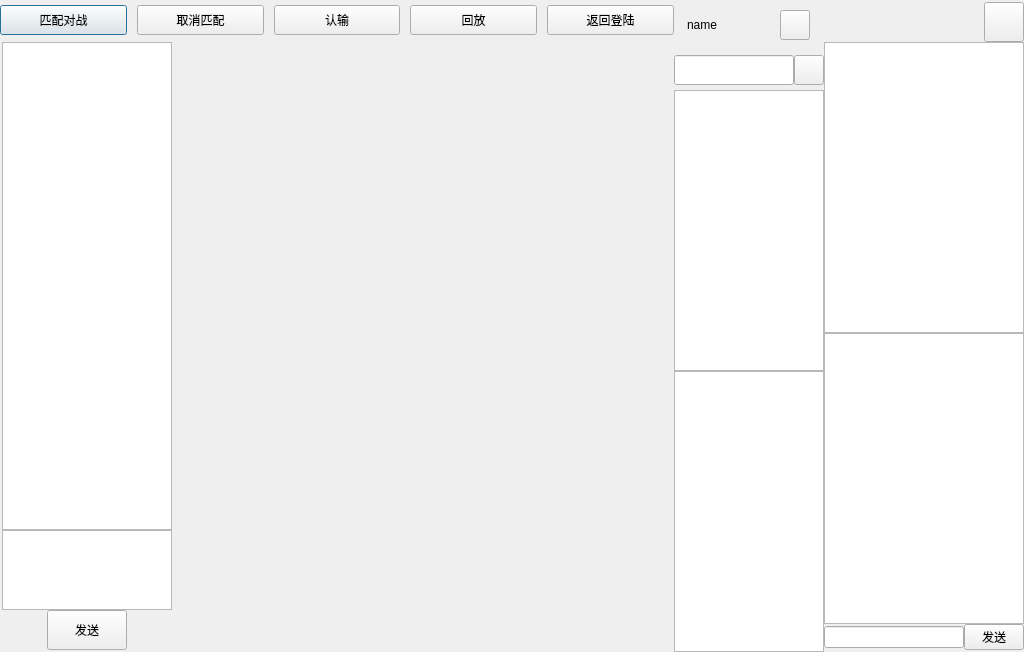
<?xml version="1.0" encoding="UTF-8"?>
<ui version="4.0">
 <class>GameDialog</class>
 <widget class="QDialog" name="GameDialog">
  <property name="geometry">
   <rect>
    <x>0</x>
    <y>0</y>
    <width>1024</width>
    <height>652</height>
   </rect>
  </property>
  <property name="windowTitle">
   <string>Dialog</string>
  </property>
  <property name="styleSheet">
   <string notr="true"/>
  </property>
  <layout class="QHBoxLayout" name="horizontalLayout_7">
   <property name="spacing">
    <number>0</number>
   </property>
   <property name="leftMargin">
    <number>0</number>
   </property>
   <property name="topMargin">
    <number>0</number>
   </property>
   <property name="rightMargin">
    <number>0</number>
   </property>
   <property name="bottomMargin">
    <number>0</number>
   </property>
   <item>
    <layout class="QVBoxLayout" name="verticalLayout_3">
     <property name="spacing">
      <number>0</number>
     </property>
     <item>
      <widget class="QWidget" name="widget" native="true">
       <property name="minimumSize">
        <size>
         <width>0</width>
         <height>40</height>
        </size>
       </property>
       <property name="maximumSize">
        <size>
         <width>5000</width>
         <height>40</height>
        </size>
       </property>
       <layout class="QHBoxLayout" name="horizontalLayout_6">
        <property name="spacing">
         <number>10</number>
        </property>
        <property name="leftMargin">
         <number>0</number>
        </property>
        <property name="topMargin">
         <number>0</number>
        </property>
        <property name="rightMargin">
         <number>0</number>
        </property>
        <property name="bottomMargin">
         <number>0</number>
        </property>
        <item>
         <widget class="QPushButton" name="match_btn">
          <property name="minimumSize">
           <size>
            <width>0</width>
            <height>30</height>
           </size>
          </property>
          <property name="text">
           <string>匹配对战</string>
          </property>
         </widget>
        </item>
        <item>
         <widget class="QPushButton" name="cancle_match_btn">
          <property name="minimumSize">
           <size>
            <width>0</width>
            <height>30</height>
           </size>
          </property>
          <property name="text">
           <string>取消匹配</string>
          </property>
         </widget>
        </item>
        <item>
         <widget class="QPushButton" name="giveup_btn">
          <property name="minimumSize">
           <size>
            <width>0</width>
            <height>30</height>
           </size>
          </property>
          <property name="text">
           <string>认输</string>
          </property>
         </widget>
        </item>
        <item>
         <widget class="QPushButton" name="replay_btn">
          <property name="minimumSize">
           <size>
            <width>0</width>
            <height>30</height>
           </size>
          </property>
          <property name="text">
           <string>回放</string>
          </property>
         </widget>
        </item>
        <item>
         <widget class="QPushButton" name="go_login_btn">
          <property name="minimumSize">
           <size>
            <width>0</width>
            <height>30</height>
           </size>
          </property>
          <property name="text">
           <string>返回登陆</string>
          </property>
         </widget>
        </item>
       </layout>
      </widget>
     </item>
     <item>
      <widget class="QStackedWidget" name="stackedWidget">
       <property name="maximumSize">
        <size>
         <width>1000</width>
         <height>16777215</height>
        </size>
       </property>
       <property name="currentIndex">
        <number>0</number>
       </property>
       <widget class="QWidget" name="page">
        <property name="maximumSize">
         <size>
          <width>1000</width>
          <height>16777215</height>
         </size>
        </property>
        <layout class="QGridLayout" name="gridLayout">
         <property name="leftMargin">
          <number>2</number>
         </property>
         <property name="topMargin">
          <number>2</number>
         </property>
         <property name="rightMargin">
          <number>2</number>
         </property>
         <property name="bottomMargin">
          <number>2</number>
         </property>
         <property name="spacing">
          <number>0</number>
         </property>
         <item row="0" column="0">
          <layout class="QHBoxLayout" name="horizontalLayout_4">
           <item>
            <layout class="QVBoxLayout" name="verticalLayout_2">
             <item>
              <widget class="QTextEdit" name="recv_text">
               <property name="minimumSize">
                <size>
                 <width>150</width>
                 <height>0</height>
                </size>
               </property>
               <property name="maximumSize">
                <size>
                 <width>200</width>
                 <height>16777215</height>
                </size>
               </property>
              </widget>
             </item>
             <item>
              <widget class="QTextEdit" name="send_text">
               <property name="minimumSize">
                <size>
                 <width>150</width>
                 <height>80</height>
                </size>
               </property>
               <property name="maximumSize">
                <size>
                 <width>200</width>
                 <height>80</height>
                </size>
               </property>
              </widget>
             </item>
             <item>
              <layout class="QHBoxLayout" name="horizontalLayout">
               <item>
                <spacer name="horizontalSpacer">
                 <property name="orientation">
                  <enum>Qt::Horizontal</enum>
                 </property>
                 <property name="sizeHint" stdset="0">
                  <size>
                   <width>40</width>
                   <height>20</height>
                  </size>
                 </property>
                </spacer>
               </item>
               <item>
                <widget class="QPushButton" name="send_btn_game">
                 <property name="minimumSize">
                  <size>
                   <width>0</width>
                   <height>40</height>
                  </size>
                 </property>
                 <property name="maximumSize">
                  <size>
                   <width>16777215</width>
                   <height>40</height>
                  </size>
                 </property>
                 <property name="text">
                  <string>发送</string>
                 </property>
                </widget>
               </item>
               <item>
                <spacer name="horizontalSpacer_2">
                 <property name="orientation">
                  <enum>Qt::Horizontal</enum>
                 </property>
                 <property name="sizeHint" stdset="0">
                  <size>
                   <width>40</width>
                   <height>20</height>
                  </size>
                 </property>
                </spacer>
               </item>
              </layout>
             </item>
            </layout>
           </item>
           <item>
            <widget class="CDWidget" name="chessboard_wid" native="true">
             <property name="minimumSize">
              <size>
               <width>500</width>
               <height>500</height>
              </size>
             </property>
             <property name="maximumSize">
              <size>
               <width>500</width>
               <height>500</height>
              </size>
             </property>
            </widget>
           </item>
          </layout>
         </item>
        </layout>
       </widget>
       <widget class="RePlayWid" name="page_2"/>
      </widget>
     </item>
    </layout>
   </item>
   <item>
    <layout class="QHBoxLayout" name="horizontalLayout_5">
     <item>
      <widget class="QWidget" name="side_bar" native="true">
       <property name="sizePolicy">
        <sizepolicy hsizetype="Preferred" vsizetype="Expanding">
         <horstretch>0</horstretch>
         <verstretch>0</verstretch>
        </sizepolicy>
       </property>
       <property name="minimumSize">
        <size>
         <width>150</width>
         <height>0</height>
        </size>
       </property>
       <property name="maximumSize">
        <size>
         <width>159</width>
         <height>16777215</height>
        </size>
       </property>
       <layout class="QVBoxLayout" name="verticalLayout">
        <property name="spacing">
         <number>0</number>
        </property>
        <property name="leftMargin">
         <number>0</number>
        </property>
        <property name="topMargin">
         <number>0</number>
        </property>
        <property name="rightMargin">
         <number>0</number>
        </property>
        <property name="bottomMargin">
         <number>0</number>
        </property>
        <item>
         <widget class="QWidget" name="head_wid" native="true">
          <property name="minimumSize">
           <size>
            <width>0</width>
            <height>0</height>
           </size>
          </property>
          <property name="maximumSize">
           <size>
            <width>150</width>
            <height>16777215</height>
           </size>
          </property>
          <layout class="QHBoxLayout" name="horizontalLayout_3">
           <property name="spacing">
            <number>0</number>
           </property>
           <property name="leftMargin">
            <number>0</number>
           </property>
           <property name="topMargin">
            <number>0</number>
           </property>
           <property name="rightMargin">
            <number>0</number>
           </property>
           <property name="bottomMargin">
            <number>0</number>
           </property>
           <item>
            <widget class="QLabel" name="name_label">
             <property name="minimumSize">
              <size>
               <width>80</width>
               <height>50</height>
              </size>
             </property>
             <property name="maximumSize">
              <size>
               <width>80</width>
               <height>50</height>
              </size>
             </property>
             <property name="text">
              <string>name</string>
             </property>
            </widget>
           </item>
           <item>
            <widget class="QPushButton" name="apply_btn">
             <property name="minimumSize">
              <size>
               <width>30</width>
               <height>30</height>
              </size>
             </property>
             <property name="maximumSize">
              <size>
               <width>30</width>
               <height>30</height>
              </size>
             </property>
             <property name="text">
              <string/>
             </property>
            </widget>
           </item>
          </layout>
         </widget>
        </item>
        <item>
         <widget class="QWidget" name="search_wid" native="true">
          <property name="minimumSize">
           <size>
            <width>0</width>
            <height>40</height>
           </size>
          </property>
          <property name="maximumSize">
           <size>
            <width>150</width>
            <height>40</height>
           </size>
          </property>
          <layout class="QHBoxLayout" name="horizontalLayout_2">
           <property name="spacing">
            <number>0</number>
           </property>
           <property name="leftMargin">
            <number>0</number>
           </property>
           <property name="topMargin">
            <number>0</number>
           </property>
           <property name="rightMargin">
            <number>0</number>
           </property>
           <property name="bottomMargin">
            <number>0</number>
           </property>
           <item>
            <widget class="CustomizeEdit" name="search_edit">
             <property name="minimumSize">
              <size>
               <width>0</width>
               <height>30</height>
              </size>
             </property>
             <property name="maximumSize">
              <size>
               <width>120</width>
               <height>30</height>
              </size>
             </property>
            </widget>
           </item>
           <item>
            <widget class="ClickedBtn" name="add_btn">
             <property name="sizePolicy">
              <sizepolicy hsizetype="Minimum" vsizetype="Fixed">
               <horstretch>0</horstretch>
               <verstretch>0</verstretch>
              </sizepolicy>
             </property>
             <property name="minimumSize">
              <size>
               <width>30</width>
               <height>30</height>
              </size>
             </property>
             <property name="maximumSize">
              <size>
               <width>30</width>
               <height>30</height>
              </size>
             </property>
             <property name="text">
              <string/>
             </property>
            </widget>
           </item>
          </layout>
         </widget>
        </item>
        <item>
         <widget class="FriendsList" name="user_list">
          <property name="maximumSize">
           <size>
            <width>150</width>
            <height>16777215</height>
           </size>
          </property>
         </widget>
        </item>
        <item>
         <widget class="FriendsList" name="search_list">
          <property name="maximumSize">
           <size>
            <width>150</width>
            <height>16777215</height>
           </size>
          </property>
         </widget>
        </item>
       </layout>
      </widget>
     </item>
     <item>
      <widget class="QWidget" name="chat_wid" native="true">
       <property name="sizePolicy">
        <sizepolicy hsizetype="Fixed" vsizetype="Preferred">
         <horstretch>0</horstretch>
         <verstretch>0</verstretch>
        </sizepolicy>
       </property>
       <property name="minimumSize">
        <size>
         <width>200</width>
         <height>0</height>
        </size>
       </property>
       <property name="maximumSize">
        <size>
         <width>150</width>
         <height>16777215</height>
        </size>
       </property>
       <layout class="QVBoxLayout" name="verticalLayout_5">
        <property name="spacing">
         <number>0</number>
        </property>
        <property name="leftMargin">
         <number>0</number>
        </property>
        <property name="topMargin">
         <number>2</number>
        </property>
        <property name="rightMargin">
         <number>0</number>
        </property>
        <property name="bottomMargin">
         <number>2</number>
        </property>
        <item>
         <layout class="QHBoxLayout" name="horizontalLayout_8">
          <item>
           <spacer name="horizontalSpacer_3">
            <property name="orientation">
             <enum>Qt::Horizontal</enum>
            </property>
            <property name="sizeHint" stdset="0">
             <size>
              <width>40</width>
              <height>20</height>
             </size>
            </property>
           </spacer>
          </item>
          <item>
           <widget class="QPushButton" name="close_chat_btn">
            <property name="sizePolicy">
             <sizepolicy hsizetype="Minimum" vsizetype="Fixed">
              <horstretch>40</horstretch>
              <verstretch>40</verstretch>
             </sizepolicy>
            </property>
            <property name="minimumSize">
             <size>
              <width>40</width>
              <height>40</height>
             </size>
            </property>
            <property name="maximumSize">
             <size>
              <width>40</width>
              <height>40</height>
             </size>
            </property>
            <property name="text">
             <string/>
            </property>
           </widget>
          </item>
         </layout>
        </item>
        <item>
         <widget class="FriendsList" name="applyList">
          <property name="minimumSize">
           <size>
            <width>200</width>
            <height>0</height>
           </size>
          </property>
         </widget>
        </item>
        <item>
         <widget class="QTextEdit" name="chat_text">
          <property name="minimumSize">
           <size>
            <width>200</width>
            <height>0</height>
           </size>
          </property>
          <property name="maximumSize">
           <size>
            <width>16777215</width>
            <height>16777215</height>
           </size>
          </property>
         </widget>
        </item>
        <item>
         <layout class="QHBoxLayout" name="horizontalLayout_9">
          <item>
           <widget class="QLineEdit" name="chat_eidt"/>
          </item>
          <item>
           <widget class="QPushButton" name="chat_send_btn">
            <property name="minimumSize">
             <size>
              <width>60</width>
              <height>0</height>
             </size>
            </property>
            <property name="maximumSize">
             <size>
              <width>40</width>
              <height>60</height>
             </size>
            </property>
            <property name="text">
             <string>发送</string>
            </property>
           </widget>
          </item>
         </layout>
        </item>
       </layout>
      </widget>
     </item>
    </layout>
   </item>
  </layout>
 </widget>
 <customwidgets>
  <customwidget>
   <class>CDWidget</class>
   <extends>QWidget</extends>
   <header location="global">cdwidget.h</header>
   <container>1</container>
  </customwidget>
  <customwidget>
   <class>ClickedBtn</class>
   <extends>QPushButton</extends>
   <header location="global">clickedbtn.h</header>
  </customwidget>
  <customwidget>
   <class>CustomizeEdit</class>
   <extends>QLineEdit</extends>
   <header location="global">customizeedit.h</header>
  </customwidget>
  <customwidget>
   <class>FriendsList</class>
   <extends>QListWidget</extends>
   <header location="global">friendslist.h</header>
  </customwidget>
  <customwidget>
   <class>RePlayWid</class>
   <extends>QWidget</extends>
   <header location="global">replaywid.h</header>
   <container>1</container>
  </customwidget>
 </customwidgets>
 <resources/>
 <connections/>
</ui>
